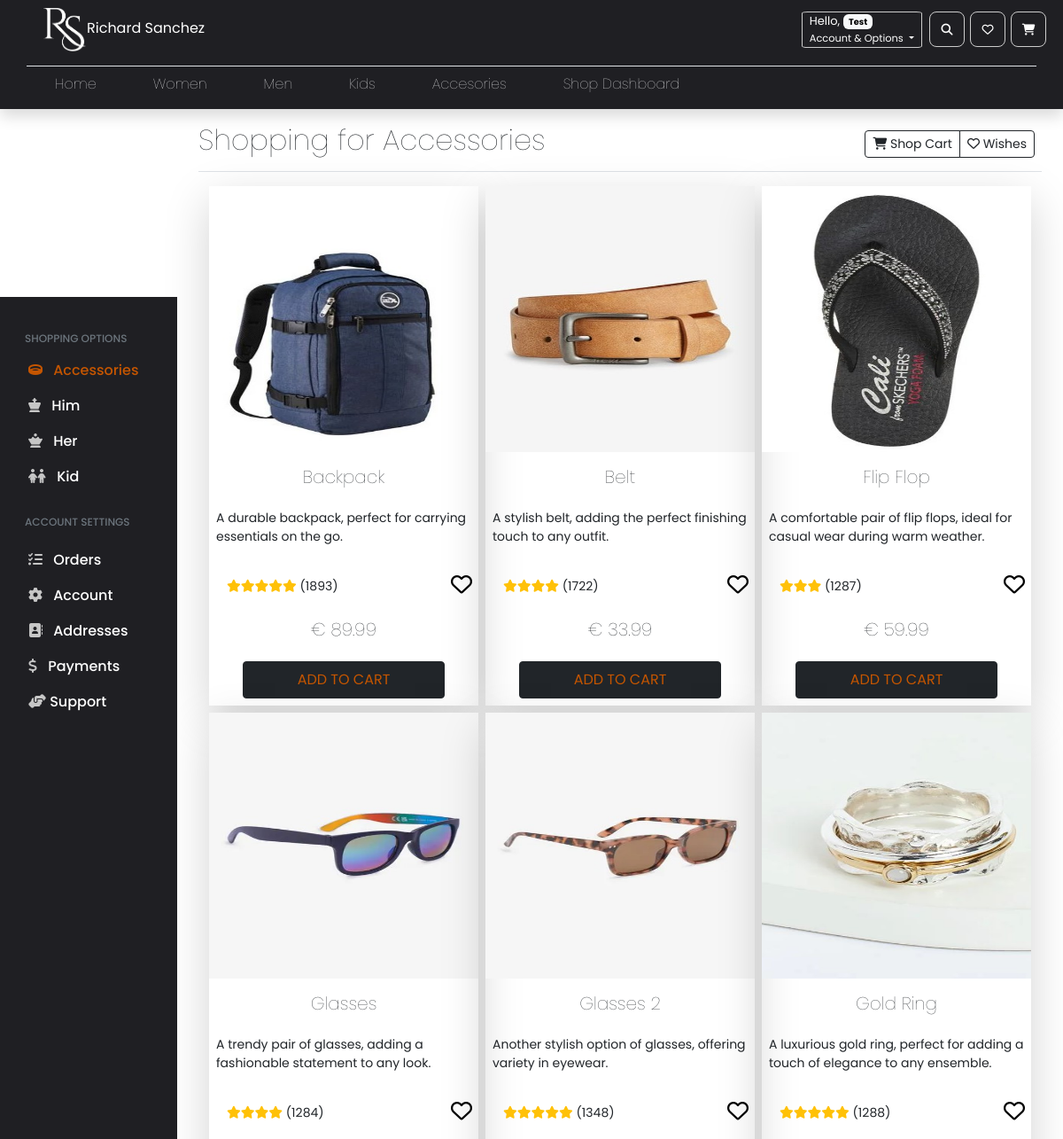
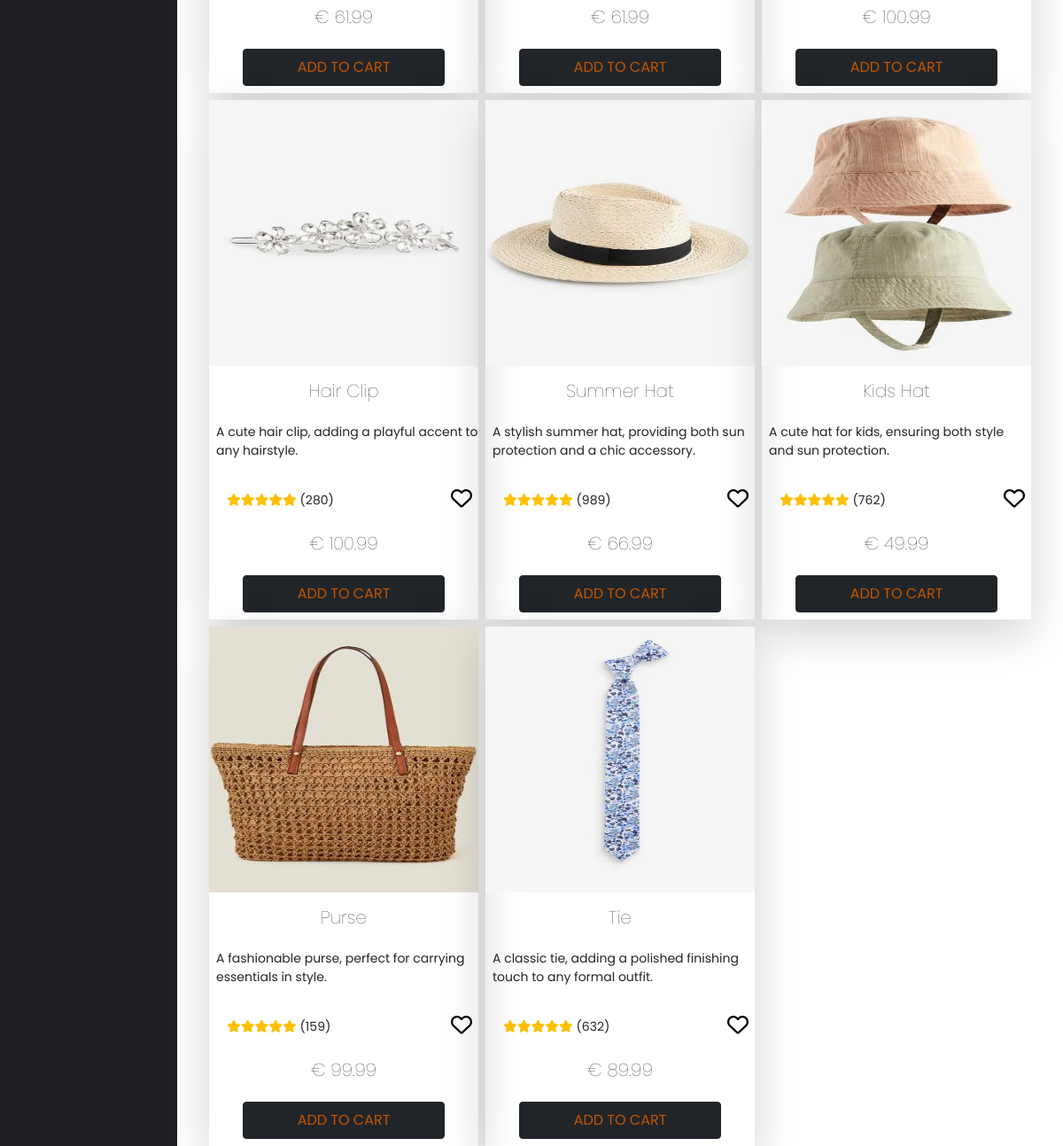
Screenshot of /storedashboard.php (signed in) with the database file from the repository (2 pictures, top to bottom).
### tables this page shows
CREATE TABLE ITEMS (
  itemID INT(20) UNSIGNED AUTO_INCREMENT PRIMARY KEY,
  itemName VARCHAR(100),
  itemDescription VARCHAR(100),
  itemPrice DECIMAL(14,2),
  itemStars INTEGER,
  itemImage VARCHAR(100),
  itemType VARCHAR(100),
  CONSTRAINT Unique_Item_ID UNIQUE (itemID)
);

### public/storedashboard.php (called while the page is built)
<?php
    require("../app/View/components/dashboard.php");
?>

### app/Model/Item.php (called while the page is built, shortened)
<?php
    require("Cleaner.php");
    class Item {
        function __construct($cID="", $cName="", $cDescription="", $cPrice="", $cImage="", $cType="", $cQuantity="") {
            $this -> cleaner = new Cleaner();
        }
    }
?>

### app/Model/Cleaner.php (called while the page is built, shortened)
<?php
    class Cleaner {
        function cleanData($data) {
            $data = trim($data);
            $data = stripslashes($data);
            $data = htmlspecialchars($data, ENT_QUOTES | ENT_SUBSTITUTE, "UTF-8");
            return ($data);
        }
    }
?>

### dal/database/config.php (called while the page is built)
<?php
    $host = "localhost";
    $username = "root";
    $password = "Hakuna21@";
    $dbname = "PHPASSIGNMENT";
    $dsn = "mysql:host=$host;dbname=$dbname";
    $options = array(PDO::ATTR_ERRMODE => PDO::ERRMODE_EXCEPTION);
?>

### app/Model/Database.php (called while the page is built, shortened)
<?php
    require("../dal/Database/config.php");
    class Database {
        protected $connection = null;
        public function __construct(){
            global $dsn, $username, $password, $options;
            try{
                $this->connection = new PDO($dsn, $username, $password, $options);
                $this->connection->setAttribute(PDO::ATTR_ERRMODE, PDO::ERRMODE_EXCEPTION);
                $this->connection->setAttribute(PDO::ATTR_DEFAULT_FETCH_MODE, PDO::FETCH_ASSOC);
            }catch(Exception $pex){
                throw new Exception($pex->getMessage(), (int)$pex->getCode());
            }
        }
        private function executeStatement($statement = "" , $parameters = []){
            try{
                $stmt = $this -> connection -> prepare($statement);
                foreach ($parameters as $param => $value) {
                    $stmt -> bindValue($param, $value, PDO::PARAM_STR);
                }
                $stmt -> execute();
                return $stmt;
            }catch(Exception $pex){
                throw new Exception($pex->getMessage());
            }
        }
        public function Select($statement = "" , $parameters = []){
            try{
                $stmt = $this -> executeStatement($statement , $parameters);
                if($stmt -> rowCount() > 0) {
                    return $stmt -> fetchAll();
                } else {
                    return self::NO_ROWS_FOUND;
                }
            }catch(Exception $pex){
                throw new Exception($pex->getMessage());
            }
        }
    }
?>

### app/View/fragments/Accessories.php (the view, shortened to what this page needs)
<?php
require("../app/Controller/Items-contr.php");
$items = new Items();
$product = $items->getItemsByType("Accessories");
?>
<div class="row g-0 gap-2">
    <?php if ($product > 0) {
        foreach ($product as $item) { ?>
            <div class="col-lg-2 col-12 shadow-lg" style="width: 19rem;">
                <div class="" class="card rounded-0 border-0">
                    <img src="/public/images/clothes/<?php echo $item["itemType"] ?>/<?php echo $item["itemImage"] ?>" class=" card-img-top rounded-0" alt="<?php echo $item["itemImage"] ?>" style="width:100%px; height:300px;">
                    <div class="card-body">
                        <div class="row">
                            <div class="col-12">
                                <h1 class="fs-5 mt-3 fw-lighter text-center">
                                    <?php echo $item["itemName"]; ?>
                                </h1>
                                <p class="small ps-2 pt-3">
                                    <?php echo $item["itemDescription"] ?>
                                </p>
                            </div>
                        </div>
                        <div class="row d-flex align-items-center my-2 mx-2">
                            <div class="col-10 small">
                                <?= $items->starsHtml($item["itemStars"]) ?>
                                (<?php echo $items->randomNumbers(1); ?>)
                            </div>
                            <div class="col-2">
                                <form action="wish.php" method="POST">
                                    <button type="submit" name="addToWish" value="<?php echo $item["itemID"]; ?>" class="btn heartHover">
                                        <i class="fa-regular fa-heart fs-4 heartIcon"></i>
                                    </button>
                                </form>
                            </div>
                        </div>
                        <div class="row text-center d-flex justify-content-center align-items-center">
                            <div class="col-6 my-2">
                                <h5 class="fs-5 fw-lighter">&euro; <?php echo $item["itemPrice"] ?></h5>
                            </div>
                            <form action="cart.php" method="POST" class="">
                                <button type="submit" name="addToCart" value="<?php echo $item["itemID"]; ?>" class="my-2 btn btn-dark textOrange p-2 w-75 rounded-1">
                                    ADD TO CART
                                </button>
                            </form>
                        </div>
                    </div>
                </div>
            </div>
    <?php }
    } ?>
</div>

### app/Controller/Items-contr.php (shortened to what this page needs)
<?php
    require("../app/Model/Database.php");
    require("../app/Model/Item.php");
    class Items {
        private $database;
        public function __construct(){
            $this->database = new Database();
        }
        function starsHtml($stars){
            $htmlTag = "";
            for($i = 0; $i < $stars; $i++) {
                $htmlTag .= '<i class="fa-solid fa-star text-warning"></i>';
            }
            return $htmlTag;
        }
        function randomNumbers($size) {
            $randomNumbers = array();
            for ($i = 0; $i < $size; $i++) {
                $randomNumber = mt_rand(1, 2000);
                $randomNumbers[] = $randomNumber;
            }
            foreach ($randomNumbers as $number) {
                return $number;
            }
        }
        public function getItemsByType($type) {
            $sql = "SELECT * FROM ITEMS WHERE ITEMTYPE = :TYPE";
            $parameters = [':TYPE' => $type];
            $result = $this->database->Select($sql, $parameters);
            return $result;
        }
    }
?>

### rows the page displays
items: itemType+itemImage (picture), itemName "Backpack", itemDescription "A durable backpack, perfect for carrying essentials on the go.", itemStars 5 (drawn), randomNumbers "1893", $item["itemID"] 34 (drawn), itemPrice "89.99"
items: itemType+itemImage (picture), itemName "Belt", itemDescription "A stylish belt, adding the perfect finishing touch to any outfit.", itemStars 4 (drawn), randomNumbers "1722", $item["itemID"] 35 (drawn), itemPrice "33.99"
items: itemType+itemImage (picture), itemName "Flip Flop", itemDescription "A comfortable pair of flip flops, ideal for casual wear during warm weather.", itemStars 3 (drawn), randomNumbers "1287", $item["itemID"] 36 (drawn), itemPrice "59.99"
items: itemType+itemImage (picture), itemName "Glasses", itemDescription "A trendy pair of glasses, adding a fashionable statement to any look.", itemStars 4 (drawn), randomNumbers "1284", $item["itemID"] 37 (drawn), itemPrice "61.99"
items: itemType+itemImage (picture), itemName "Glasses 2", itemDescription "Another stylish option of glasses, offering variety in eyewear.", itemStars 5 (drawn), randomNumbers "1348", $item["itemID"] 38 (drawn), itemPrice "61.99"
items: itemType+itemImage (picture), itemName "Gold Ring", itemDescription "A luxurious gold ring, perfect for adding a touch of elegance to any ensemble.", itemStars 5 (drawn), randomNumbers "1288", $item["itemID"] 39 (drawn), itemPrice "100.99"
items: itemType+itemImage (picture), itemName "Hair Clip", itemDescription "A cute hair clip, adding a playful accent to any hairstyle.", itemStars 5 (drawn), randomNumbers "280", $item["itemID"] 40 (drawn), itemPrice "100.99"
items: itemType+itemImage (picture), itemName "Summer Hat", itemDescription "A stylish summer hat, providing both sun protection and a chic accessory.", itemStars 5 (drawn), randomNumbers "989", $item["itemID"] 41 (drawn), itemPrice "66.99"
items: itemType+itemImage (picture), itemName "Kids Hat", itemDescription "A cute hat for kids, ensuring both style and sun protection.", itemStars 5 (drawn), randomNumbers "762", $item["itemID"] 42 (drawn), itemPrice "49.99"
items: itemType+itemImage (picture), itemName "Purse", itemDescription "A fashionable purse, perfect for carrying essentials in style.", itemStars 5 (drawn), randomNumbers "159", $item["itemID"] 43 (drawn), itemPrice "99.99"
items: itemType+itemImage (picture), itemName "Tie", itemDescription "A classic tie, adding a polished finishing touch to any formal outfit.", itemStars 5 (drawn), randomNumbers "632", $item["itemID"] 44 (drawn), itemPrice "89.99"

### other values shown
$_SESSION['FirstName'] "Test"
$title "Accessories"
